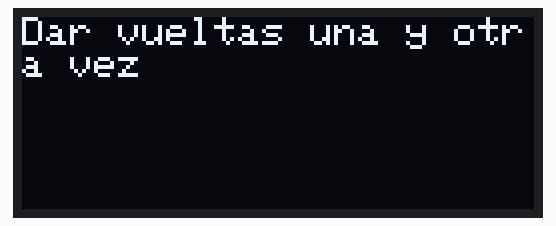
A sketch run on a simulated Arduino Uno, built with avr-gcc and run on an emulated ATmega328P. On the bench: 128×48 one-colour display.

Above: at 5.1 s.
At 10.1 s:
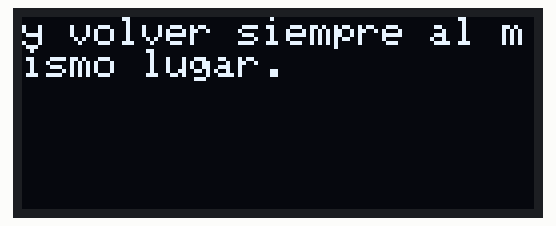
At 15.1 s:
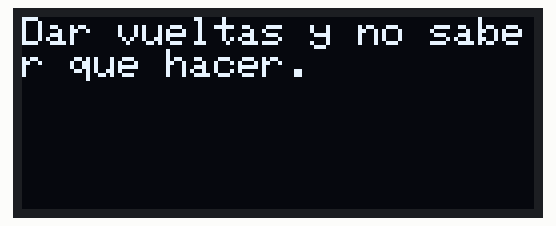
At 20.2 s:
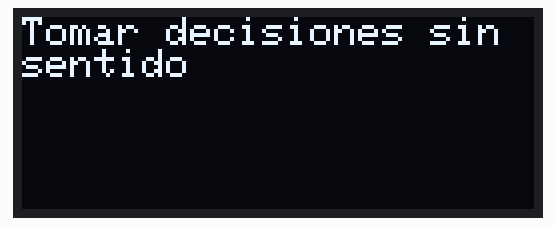
At 25.2 s:
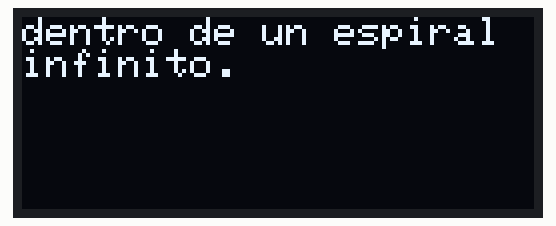
At 35.2 s:
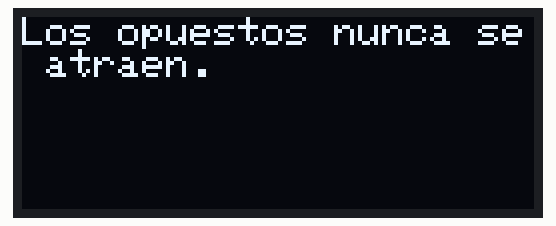

The sketch:

Nota01taco.ino
```cpp
#include <Wire.h>
#include <Adafruit_GFX.h>
#include <Adafruit_SSD1306.h>

// Definir tamaño del display
#define ANCHO_PANTALLA 128
#define ALTO_PANTALLA 48

// Dirección I2C típica (0x3C o 0x3D)
#define OLED_ADDR 0x3C

// Crear objeto display
Adafruit_SSD1306 display(ANCHO_PANTALLA, ALTO_PANTALLA, &Wire);

const char* lineasPoema[] =
{
  "Dar vueltas una y otra vez",
  "y volver siempre al mismo lugar.",
  "Dar vueltas y no saber que hacer.",
  "Tomar decisiones sin sentido",
  "dentro de un espiral infinito.",

  "El mundo gira en direccion opuesta.",
  "Los opuestos nunca se atraen.",
  "Quien diga lo contrario está mintiendo.",
  "Y quien miente dice la verdad.",
  "Engañamos para mostrar lo que realmente somos.",

  "Estudiamos para no saber nada.",
  "La ignorancia nos acompaña toda la vida.",
  "Aprendemos a quererla con el tiempo.",
  "Para no vomitar cuando giramos. ",
  "Para creer que cada vuelta es distinta.",

" Helice - Enrique Jorquera, Santiago, Chile (2021)",
};


void setup() {
 Serial.begin(9600);
  if(!display.begin(SSD1306_SWITCHCAPVCC, OLED_ADDR)) {

    Serial.println(F("No se encontró pantalla SSD1306"));
    for(;;); // se queda detenido
  }
  }


void loop() {
  // nada que hacer en loop

for (int i = 0; i < 16; i++ ){
  delay(5000);


 display.clearDisplay();             // limpiar buffer
  display.setTextSize(1);             // tamaño del texto
  display.setTextColor(SSD1306_WHITE);// color del texto
  display.setCursor(0,0);          // posición (x,y)
  display.println(lineasPoema[i]);      // escribir texto

  display.display();


}

delay(5000);

}
```

Measured:
- what the display in image 0 shows lasts 5.0 s, from 5.1 s to 10.1 s
